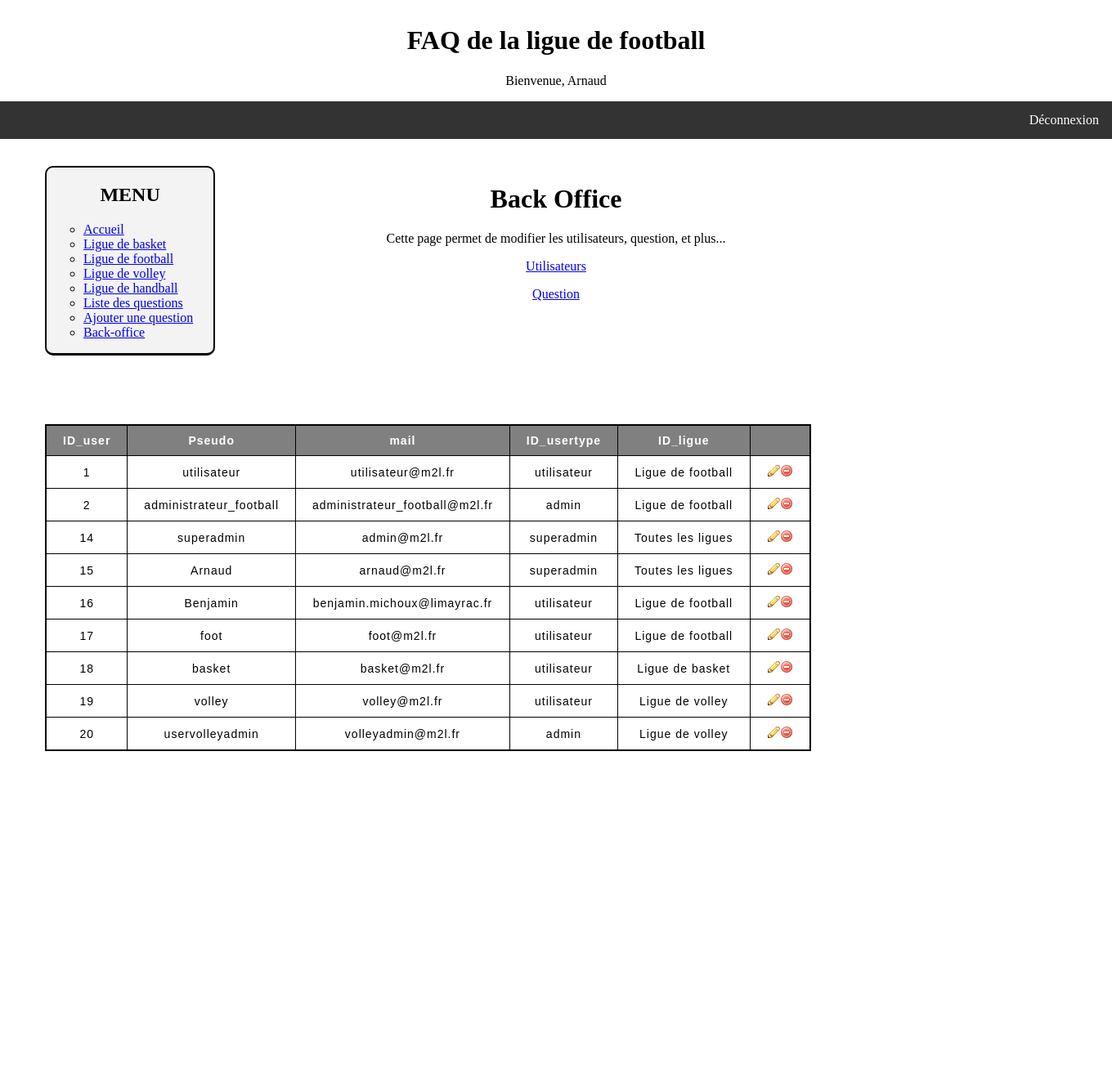
The app's page /backoffice.php?view=users (signed in) with its own data.
### tables this page shows
CREATE TABLE `user` (
  `ID_user` int(11) NOT NULL,
  `pseudo` varchar(50) NOT NULL,
  `mdp` varchar(255) NOT NULL,
  `mail` varchar(50) NOT NULL,
  `ID_usertype` int(11) NOT NULL,
  `ID_ligue` int(11) NOT NULL
);

CREATE TABLE `usertype` (
  `ID_usertype` int(11) NOT NULL,
  `lib_usertype` varchar(50) NOT NULL,
  `description` varchar(50) NOT NULL
);

CREATE TABLE `ligue` (
  `ID_ligue` int(11) NOT NULL,
  `lib_ligue` varchar(50) NOT NULL
);

### backoffice.php (the view, shortened to what this page needs)
<!DOCTYPE html>
<html lang="fr">
<head>
</head>
<body>
    <?php
    include 'top.php';
    include 'menu.php';
    echo '<h1>Back Office</h1>';
    echo '<p>Cette page permet de modifier les utilisateurs, question, et plus...</p>';
     ?> <p><a href='?view=users'>Utilisateurs</a></p> <p><a href='?view=questions'>Question</a></p> <?php
    if (isset($_SESSION['session_idusertype']) && ($_SESSION['session_idusertype'] == 3 || $_SESSION['session_idusertype'] == 2)) {
            ?>
            <?php
            try {
                $dbh = new PDO('mysql:host=localhost;dbname=m2l', 'root', '', array(PDO::MYSQL_ATTR_INIT_COMMAND => "SET NAMES utf8"));
                $dbh->setAttribute(PDO::ATTR_ERRMODE, PDO::ERRMODE_EXCEPTION);
            } catch (PDOException $ex) {
                die("Erreur lors de la connexion SQL : " . $ex->getMessage());
            }
            if (isset($_GET['view']) && $_GET['view'] == 'users' || isset($_GET['edituser'])) {
                try {
                    $sql = 'SELECT * FROM user, ligue, usertype WHERE user.ID_usertype = usertype.ID_usertype AND user.ID_ligue = ligue.ID_ligue';
                    $sth = $dbh->prepare($sql);
                    $sth->execute(array());
                    $users = $sth->fetchAll(PDO::FETCH_ASSOC);
                } catch (PDOException $ex) {
                    die("Erreur lors de la connexion SQL : " . $ex->getMessage());
                }
                echo '<div class="backoffice">';
                echo '<table>';
                echo '<tr><th>ID_user</th><th>Pseudo</th><th>mail</th><th>ID_usertype</th><th>ID_ligue</th><th>&nbsp</th></tr>';
                foreach ($users as $user) {
                    echo '<tr>';
                    echo '<td>' . $user['ID_user'] . '</td>';
                    echo '<td>' . $user['pseudo'] . '</td>';
                    echo '<td>' . $user['mail'] . '</td>';
                    echo '<td>' . $user['lib_usertype'] . '</td>';
                    echo '<td>' . $user['lib_ligue'] . '</td>';
                    echo '<td>';
                    echo '<a href="'.$_SERVER['PHP_SELF'].'?edituser='.$user['ID_user'].'"><img src=\'ico/icons/pencil.png\'><a href=\''.$_SERVER['PHP_SELF'].'?id='.$user['ID_user'].'\'><img src=\'ico/icons/delete.png\'>';
                    echo '</tr>';
                }
                echo '</table>';
                echo '</div>';
            }
    } else {
        echo '<p>Bien joué, mais vous n\'avez pas accès</p>';
    }
?>
</body>
</html>

### css/style.css (style rules this page uses)
html { background-size: cover; -webkit-background-size: cover; background: url(../img/background.jpg) no-repeat center fixed; background-size: 100% ; height: 100%; }
body { margin: 0; }
p { text-align: center; }
h1 { text-align: center; }
table { margin : auto; margin-left: 250px; border-collapse: collapse; border: 2px solid black; letter-spacing: 1px; font-size: 0.8rem; border-spacing: 2px; }
th { background-color: grey; color: white; }
td, th { font-family: Verdana, Geneva, sans-serif; font-size : 14px; padding: 5px; text-align:center; border: 1px solid black; padding: 10px 20px; }
td { background-color: white; color: black; }
.backoffice { margin-top: 150px; margin-left: -250px }

### records on screen
user: ID_user "1", pseudo "utilisateur", mail "utilisateur@m2l.fr", ID_usertype.lib_usertype "utilisateur", ID_ligue.lib_ligue "Ligue de football"
user: ID_user "2", pseudo "administrateur_football", mail "administrateur_football@m2l.fr", ID_usertype.lib_usertype "admin", ID_ligue.lib_ligue "Ligue de football"
user: ID_user "14", pseudo "superadmin", mail "admin@m2l.fr", ID_usertype.lib_usertype "superadmin", ID_ligue.lib_ligue "Toutes les ligues"
user: ID_user "15", pseudo "Arnaud", mail "arnaud@m2l.fr", ID_usertype.lib_usertype "superadmin", ID_ligue.lib_ligue "Toutes les ligues"
user: ID_user "16", pseudo "Benjamin", mail "benjamin.michoux@limayrac.fr", ID_usertype.lib_usertype "utilisateur", ID_ligue.lib_ligue "Ligue de football"
user: ID_user "17", pseudo "foot", mail "foot@m2l.fr", ID_usertype.lib_usertype "utilisateur", ID_ligue.lib_ligue "Ligue de football"
user: ID_user "18", pseudo "basket", mail "basket@m2l.fr", ID_usertype.lib_usertype "utilisateur", ID_ligue.lib_ligue "Ligue de basket"
user: ID_user "19", pseudo "volley", mail "volley@m2l.fr", ID_usertype.lib_usertype "utilisateur", ID_ligue.lib_ligue "Ligue de volley"
user: ID_user "20", pseudo "uservolleyadmin", mail "volleyadmin@m2l.fr", ID_usertype.lib_usertype "admin", ID_ligue.lib_ligue "Ligue de volley"

### other values on screen
$_SESSION['session_username'] "Arnaud"
